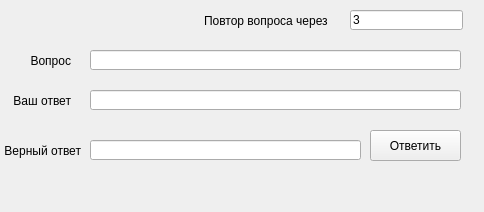
<?xml version="1.0" encoding="UTF-8"?>
<ui version="4.0">
 <class>MainWindow</class>
 <widget class="QMainWindow" name="MainWindow">
  <property name="geometry">
   <rect>
    <x>0</x>
    <y>0</y>
    <width>484</width>
    <height>212</height>
   </rect>
  </property>
  <property name="windowTitle">
   <string>Запоминание дат</string>
  </property>
  <widget class="QWidget" name="centralWidget">
   <widget class="QPushButton" name="pushButton">
    <property name="geometry">
     <rect>
      <x>370</x>
      <y>130</y>
      <width>91</width>
      <height>31</height>
     </rect>
    </property>
    <property name="text">
     <string>Ответить</string>
    </property>
   </widget>
   <widget class="QLineEdit" name="lineEdit">
    <property name="geometry">
     <rect>
      <x>90</x>
      <y>50</y>
      <width>371</width>
      <height>20</height>
     </rect>
    </property>
   </widget>
   <widget class="QLabel" name="label">
    <property name="geometry">
     <rect>
      <x>20</x>
      <y>50</y>
      <width>51</width>
      <height>21</height>
     </rect>
    </property>
    <property name="text">
     <string>Вопрос</string>
    </property>
    <property name="alignment">
     <set>Qt::AlignRight|Qt::AlignTrailing|Qt::AlignVCenter</set>
    </property>
   </widget>
   <widget class="QLabel" name="label_2">
    <property name="geometry">
     <rect>
      <x>10</x>
      <y>90</y>
      <width>61</width>
      <height>21</height>
     </rect>
    </property>
    <property name="text">
     <string>Ваш ответ</string>
    </property>
    <property name="alignment">
     <set>Qt::AlignRight|Qt::AlignTrailing|Qt::AlignVCenter</set>
    </property>
   </widget>
   <widget class="QLineEdit" name="lineEdit_2">
    <property name="geometry">
     <rect>
      <x>90</x>
      <y>90</y>
      <width>371</width>
      <height>20</height>
     </rect>
    </property>
   </widget>
   <widget class="QLabel" name="label_3">
    <property name="geometry">
     <rect>
      <x>0</x>
      <y>140</y>
      <width>81</width>
      <height>21</height>
     </rect>
    </property>
    <property name="text">
     <string>Верный ответ</string>
    </property>
    <property name="alignment">
     <set>Qt::AlignRight|Qt::AlignTrailing|Qt::AlignVCenter</set>
    </property>
   </widget>
   <widget class="QLineEdit" name="lineEdit_3">
    <property name="geometry">
     <rect>
      <x>90</x>
      <y>140</y>
      <width>271</width>
      <height>20</height>
     </rect>
    </property>
   </widget>
   <widget class="QLineEdit" name="lineEdit_4">
    <property name="geometry">
     <rect>
      <x>350</x>
      <y>10</y>
      <width>113</width>
      <height>20</height>
     </rect>
    </property>
    <property name="text">
     <string>3</string>
    </property>
   </widget>
   <widget class="QLabel" name="label_4">
    <property name="geometry">
     <rect>
      <x>200</x>
      <y>10</y>
      <width>131</width>
      <height>21</height>
     </rect>
    </property>
    <property name="text">
     <string>Повтор вопроса через </string>
    </property>
    <property name="alignment">
     <set>Qt::AlignRight|Qt::AlignTrailing|Qt::AlignVCenter</set>
    </property>
   </widget>
  </widget>
 </widget>
 <layoutdefault spacing="6" margin="11"/>
 <resources/>
 <connections/>
</ui>
